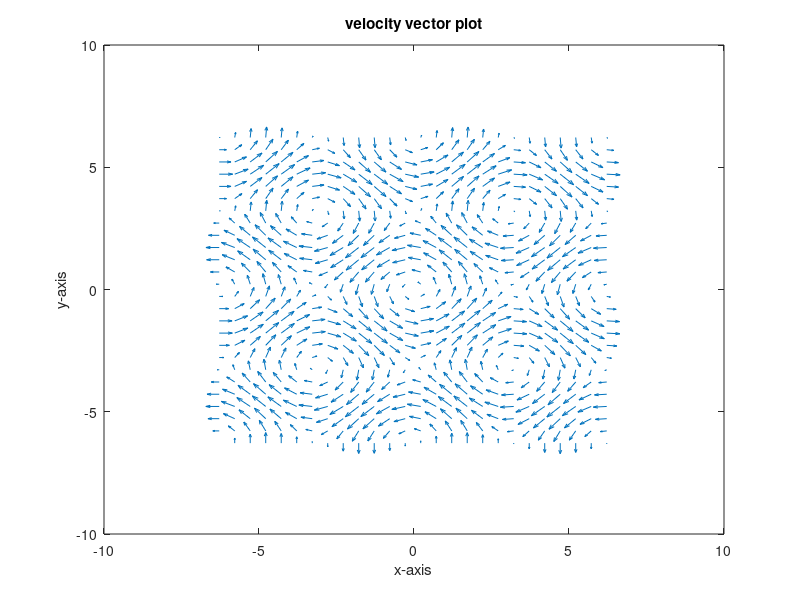

The MATLAB source for this figure:
% ------------------------------------------------------------------------
% VektorAnalysis01m
% -------------------------------------------------------------------------
% MATLAB-Programm zum Kapitel "Physik des Kontinuums" aus
% "Physikalische Fingerübungen" von Michael Kaschke und Holger Cartarius
% unter Mitwirkung von Ulrich Potthoff
% Alle Rechte bei den Autoren
% Freier Gebrauch mit Buch und/oder Angabe der Quelle erlaubt.
% -------------------------------------------------------------------------
% Programm berechnet die Bewegung einer Achterbahn in einem
% kontinuierlichen Modell eines elastischen Bandes.
% -------------------------------------------------------------------------

clc
clear
x = -2*pi:0.5:2*pi; %sets up an x-axis
y = -2*pi:0.5:2*pi; %sets up a y-axis
[x,y] = meshgrid(x,y); %takes the axis info and makes a grid
%of x and y values
u = -sin(y); %calculates the u velocity
v = sin(x); %calculates the v velocity
quiver(x,y,u,v) %draws the velocity vectors on the grid
xlabel('x-axis')
ylabel('y-axis')
title('velocity vector plot')